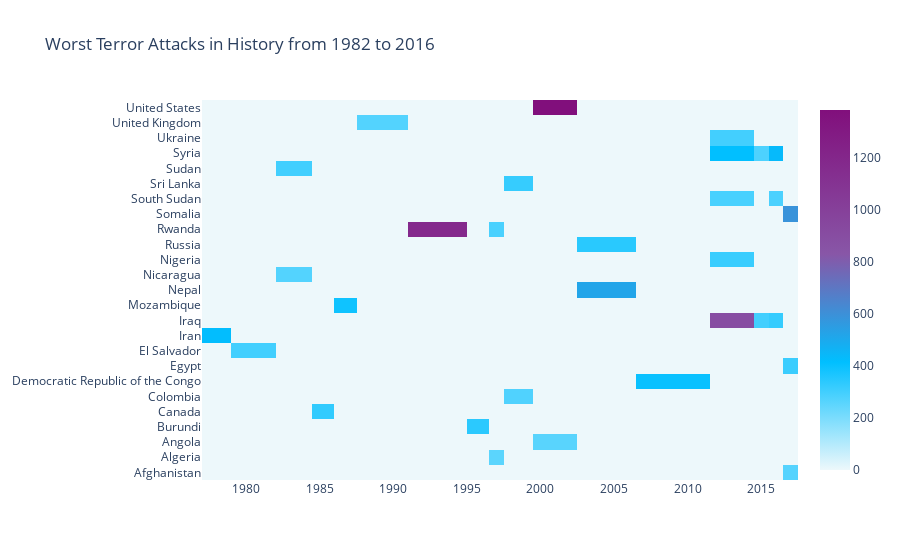

The cell this chart's notebook holds for it:
### Code cell
# Heat map of Worst Terror Attacks
import plotly.offline as py
py.init_notebook_mode(connected=True)
import plotly.graph_objs as go
colorscale = [[0, '#edf8fb'], [.3, '#00BFFF'],  [.6, '#8856a7'],  [1, '#810f7c']]
heatmap = go.Heatmap(z=hm.values, x=hm.columns, y=hm.index, colorscale=colorscale)
data = [heatmap]
layout = go.Layout(
    title=' Worst Terror Attacks in History from 1982 to 2016',
    xaxis = dict(ticks='', nticks=20),
    yaxis = dict(ticks='')
)
fig = go.Figure(data=data, layout=layout)
py.iplot(fig, filename='heatmap',show_link=False)

### Figure 1 — Plotly figure (JSON) as saved in the notebook; plotly's stock layout.template omitted (floating-point values rounded to 4 significant figures; data arrays with more than 128 entries replaced by an {"elided": "..."} marker saying what was removed)
{"data": [{"colorscale": [[0, "#edf8fb"], [0.3, "#00BFFF"], [0.6, "#8856a7"], [1, "#810f7c"]], "type": "heatmap", "x": [1978, 1980, 1984, 1985, 1987, 1988, 1994, 1996, 1997, 1998, 2001, 2004, 2009, 2014, 2015, 2016, 2017], "y": ["Afghanistan", "Algeria", "Angola", "Burundi", "Canada", "Colombia", "Democratic Republic of the Congo", "Egypt", "El Salvador", "Iran", "Iraq", "Mozambique", "Nepal", "Nicaragua", "Nigeria", "Russia", "Rwanda", "Somalia", "South Sudan", "Sri Lanka", "Sudan", "Syria", "Ukraine", "United Kingdom", "United States"], "z": {"elided": "25x17 float values"}}], "layout": {"title": {"text": " Worst Terror Attacks in History from 1982 to 2016"}, "xaxis": {"nticks": 20, "ticks": ""}, "yaxis": {"ticks": ""}}}
